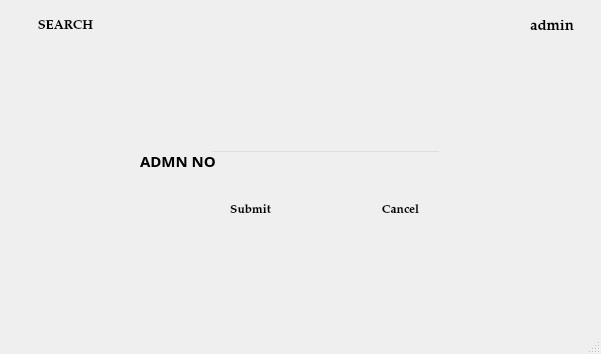
<?xml version="1.0" encoding="UTF-8"?>
<ui version="4.0">
 <class>view1</class>
 <widget class="QMainWindow" name="view1">
  <property name="geometry">
   <rect>
    <x>0</x>
    <y>0</y>
    <width>601</width>
    <height>354</height>
   </rect>
  </property>
  <property name="windowTitle">
   <string>MainWindow</string>
  </property>
  <widget class="QWidget" name="centralwidget">
   <widget class="QLabel" name="invalid">
    <property name="geometry">
     <rect>
      <x>150</x>
      <y>350</y>
      <width>251</width>
      <height>31</height>
     </rect>
    </property>
    <property name="font">
     <font>
      <family>MS Sans Serif</family>
     </font>
    </property>
    <property name="styleSheet">
     <string notr="true">color: rgb(255, 3, 3);</string>
    </property>
    <property name="text">
     <string/>
    </property>
   </widget>
   <widget class="QLabel" name="label">
    <property name="enabled">
     <bool>true</bool>
    </property>
    <property name="geometry">
     <rect>
      <x>-10</x>
      <y>-20</y>
      <width>751</width>
      <height>541</height>
     </rect>
    </property>
    <property name="frameShadow">
     <enum>QFrame::Plain</enum>
    </property>
    <property name="text">
     <string/>
    </property>
    <property name="pixmap">
     <pixmap resource="pic.qrc">:/newPrefix/ttt.jpg</pixmap>
    </property>
   </widget>
   <widget class="QPushButton" name="add">
    <property name="geometry">
     <rect>
      <x>10</x>
      <y>10</y>
      <width>111</width>
      <height>31</height>
     </rect>
    </property>
    <property name="font">
     <font>
      <family>Palatino Linotype</family>
      <pointsize>10</pointsize>
      <weight>75</weight>
      <bold>true</bold>
     </font>
    </property>
    <property name="acceptDrops">
     <bool>false</bool>
    </property>
    <property name="styleSheet">
     <string notr="true">background-color: rgb(255, 255, 255);</string>
    </property>
    <property name="text">
     <string>SEARCH</string>
    </property>
    <property name="checkable">
     <bool>false</bool>
    </property>
    <property name="default">
     <bool>true</bool>
    </property>
    <property name="flat">
     <bool>true</bool>
    </property>
   </widget>
   <widget class="QLabel" name="label_2">
    <property name="geometry">
     <rect>
      <x>500</x>
      <y>10</y>
      <width>31</width>
      <height>31</height>
     </rect>
    </property>
    <property name="text">
     <string/>
    </property>
    <property name="pixmap">
     <pixmap resource="pic.qrc">:/newPrefix/icon.png</pixmap>
    </property>
   </widget>
   <widget class="QLabel" name="label_3">
    <property name="geometry">
     <rect>
      <x>530</x>
      <y>20</y>
      <width>47</width>
      <height>13</height>
     </rect>
    </property>
    <property name="font">
     <font>
      <family>Palatino Linotype</family>
      <pointsize>11</pointsize>
      <weight>75</weight>
      <bold>true</bold>
     </font>
    </property>
    <property name="text">
     <string>admin</string>
    </property>
   </widget>
   <widget class="QLabel" name="label_13">
    <property name="geometry">
     <rect>
      <x>140</x>
      <y>150</y>
      <width>81</width>
      <height>21</height>
     </rect>
    </property>
    <property name="font">
     <font>
      <family>Myriad Pro Light</family>
      <pointsize>11</pointsize>
      <weight>75</weight>
      <bold>true</bold>
     </font>
    </property>
    <property name="text">
     <string>ADMN NO</string>
    </property>
   </widget>
   <widget class="QLineEdit" name="adid">
    <property name="geometry">
     <rect>
      <x>210</x>
      <y>150</y>
      <width>231</width>
      <height>21</height>
     </rect>
    </property>
    <property name="styleSheet">
     <string notr="true">background:transparent</string>
    </property>
   </widget>
   <widget class="QLabel" name="invalid_2">
    <property name="geometry">
     <rect>
      <x>240</x>
      <y>280</y>
      <width>151</width>
      <height>16</height>
     </rect>
    </property>
    <property name="font">
     <font>
      <family>MS Sans Serif</family>
      <pointsize>10</pointsize>
      <weight>75</weight>
      <bold>true</bold>
     </font>
    </property>
    <property name="styleSheet">
     <string notr="true">color:rgb(238, 0, 0)</string>
    </property>
    <property name="text">
     <string/>
    </property>
   </widget>
   <widget class="QPushButton" name="cancel">
    <property name="geometry">
     <rect>
      <x>360</x>
      <y>200</y>
      <width>81</width>
      <height>21</height>
     </rect>
    </property>
    <property name="font">
     <font>
      <family>Palatino Linotype</family>
      <pointsize>9</pointsize>
      <weight>75</weight>
      <bold>true</bold>
     </font>
    </property>
    <property name="acceptDrops">
     <bool>false</bool>
    </property>
    <property name="styleSheet">
     <string notr="true">background-color: rgb(255, 255, 255);</string>
    </property>
    <property name="text">
     <string>Cancel</string>
    </property>
    <property name="checkable">
     <bool>false</bool>
    </property>
    <property name="default">
     <bool>true</bool>
    </property>
    <property name="flat">
     <bool>true</bool>
    </property>
   </widget>
   <widget class="QPushButton" name="submit">
    <property name="geometry">
     <rect>
      <x>210</x>
      <y>200</y>
      <width>81</width>
      <height>21</height>
     </rect>
    </property>
    <property name="font">
     <font>
      <family>Palatino Linotype</family>
      <pointsize>9</pointsize>
      <weight>75</weight>
      <bold>true</bold>
     </font>
    </property>
    <property name="acceptDrops">
     <bool>false</bool>
    </property>
    <property name="styleSheet">
     <string notr="true">background-color: rgb(255, 255, 255);</string>
    </property>
    <property name="text">
     <string>Submit</string>
    </property>
    <property name="checkable">
     <bool>false</bool>
    </property>
    <property name="default">
     <bool>true</bool>
    </property>
    <property name="flat">
     <bool>true</bool>
    </property>
   </widget>
   <widget class="QLabel" name="invalid_3">
    <property name="geometry">
     <rect>
      <x>210</x>
      <y>170</y>
      <width>231</width>
      <height>31</height>
     </rect>
    </property>
    <property name="font">
     <font>
      <family>MS Shell Dlg 2</family>
      <pointsize>10</pointsize>
      <weight>50</weight>
      <bold>false</bold>
     </font>
    </property>
    <property name="styleSheet">
     <string notr="true">color:rgb(238, 0, 0)
</string>
    </property>
    <property name="text">
     <string/>
    </property>
    <property name="alignment">
     <set>Qt::AlignLeading|Qt::AlignLeft|Qt::AlignTop</set>
    </property>
   </widget>
  </widget>
  <widget class="QMenuBar" name="menubar">
   <property name="geometry">
    <rect>
     <x>0</x>
     <y>0</y>
     <width>601</width>
     <height>21</height>
    </rect>
   </property>
  </widget>
  <widget class="QStatusBar" name="statusbar"/>
 </widget>
 <tabstops>
  <tabstop>adid</tabstop>
  <tabstop>submit</tabstop>
  <tabstop>cancel</tabstop>
  <tabstop>add</tabstop>
 </tabstops>
 <resources>
  <include location="pic.qrc"/>
 </resources>
 <connections/>
</ui>
